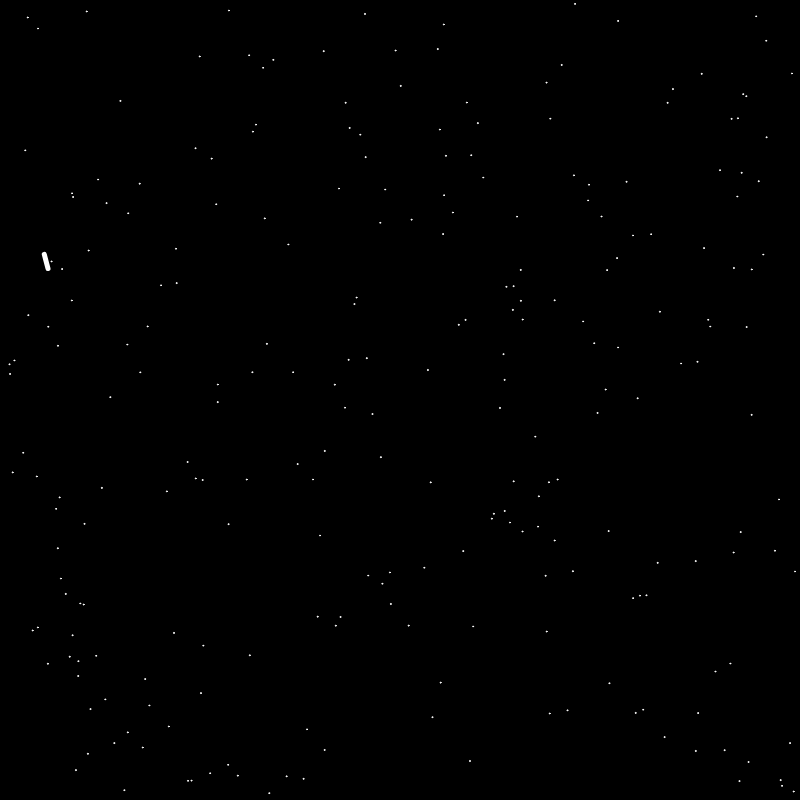
Frame 1 (no input)
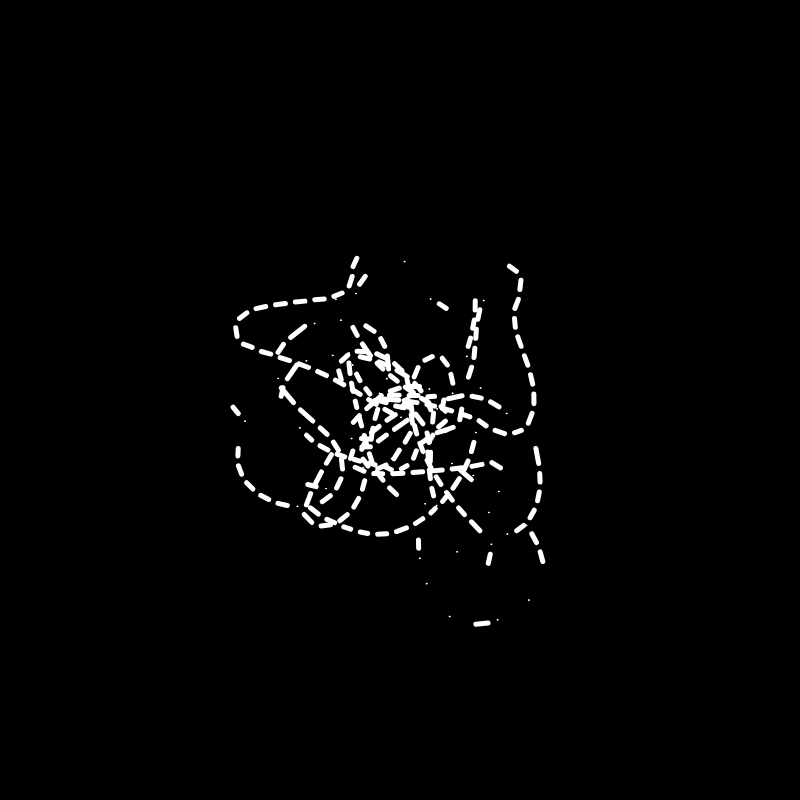
Frame 60 (no input)
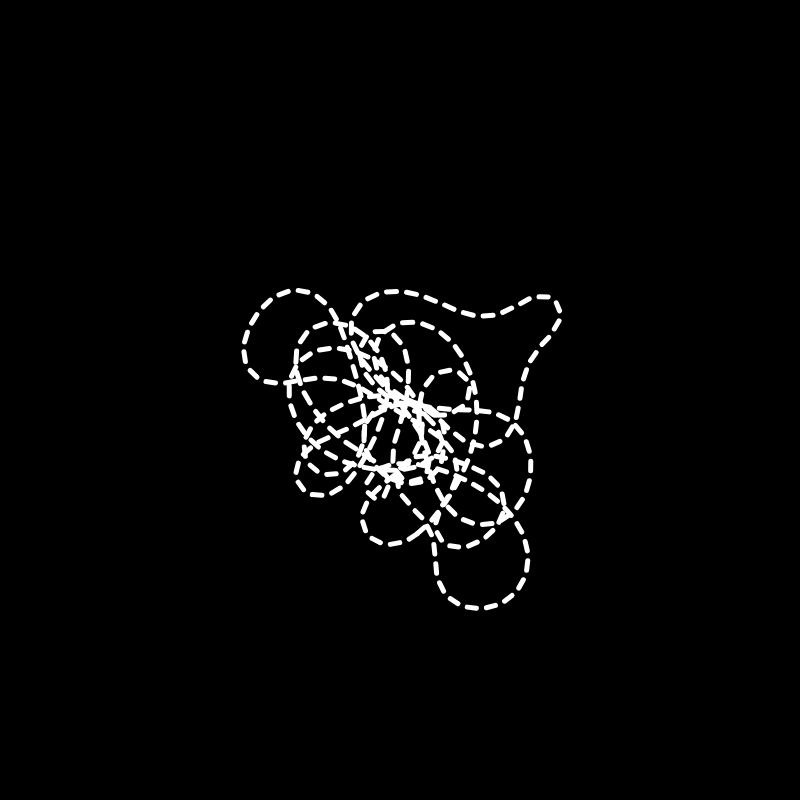
Frame 120 (the mouse pressed at the canvas centre since frame 60)

The p5.js sketch that drew these frames (run headless with seeded random() and noise() and a simulated clock; from frame 60 on, the mouse is pressed at the canvas centre):

// p5.js sketch
// ── sketch.js
let particles = [];
const NUM_OF_PARTICLES = 250;

function setup() {
  createCanvas(800, 800);

  for (let i = 0; i < NUM_OF_PARTICLES; i++) {
    particles[i] = new Particle();
  }
}

function draw() {
  background(0);
  for (let i = 0; i < particles.length; i++) {
    let nextParticle;
    if (i == particles.length - 1) {
      nextParticle = particles[0];
    } else {
      nextParticle = particles[i + 1];
    }

    particles[i].update(nextParticle);
    particles[i].display(nextParticle);
  }
}

// ── particle.js
class Particle {
  constructor() {
    this.pos = createVector(random(width), random(height));
    this.v = createVector();
    this.acc = createVector();
    this.topspeed = 10;
  }

  update(particle) {
    let dir = p5.Vector.sub(particle.pos, this.pos);
    this.acc = dir;
    this.v.add(this.acc);
    this.v.limit(this.topspeed);
    this.pos.add(this.v);
  }

  display(nextParticle) {
    stroke(255);
    fill(255);

    let dir = p5.Vector.sub(nextParticle.pos, this.pos);

    if (abs(dir.x) < 15 && abs(dir.y) < 15) {
      strokeWeight(5);
      this.drawLine(nextParticle);
    } else {
      strokeWeight(1);
      ellipse(this.pos.x, this.pos.y, 1, 1);
    }
  }

  drawLine(nextParticle) {
    line(this.pos.x, this.pos.y, nextParticle.pos.x, nextParticle.pos.y);
  }
}
